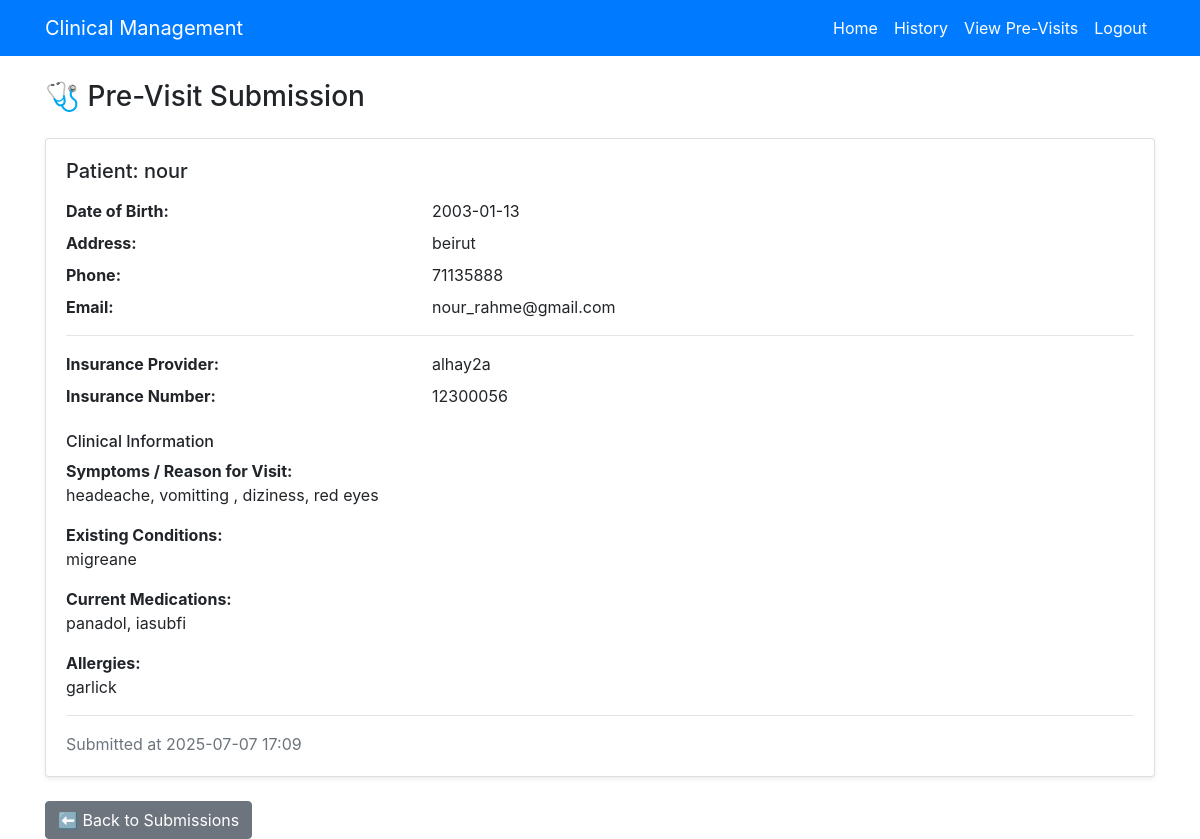
Page /previsit/1 (signed in) on the committed database.
### app/models.py (models this page shows)
class PreVisitForm(db.Model):
    id = db.Column(db.Integer, primary_key=True)
    patient_name = db.Column(db.String(100), nullable=False)
    date_of_birth = db.Column(db.String(20), nullable=False)
    address = db.Column(db.String(200))
    phone = db.Column(db.String(20))
    email = db.Column(db.String(100))
    insurance_provider = db.Column(db.String(100))
    insurance_number = db.Column(db.String(100))
    symptoms = db.Column(db.Text)
    existing_conditions = db.Column(db.Text)
    medications = db.Column(db.Text)
    allergies = db.Column(db.Text)
    timestamp = db.Column(db.DateTime, default=datetime.utcnow)
    user_id = db.Column(db.Integer, db.ForeignKey('user.id'), nullable=False)
    user = db.relationship('User', backref='previsit_forms')  # optional but useful

### app/routes.py (the view)
@main.route('/previsit/<int:id>')
@login_required
def view_single_previsit(id):
    if current_user.role != 'doctor':
        flash('Only doctors can view detailed submissions.', 'danger')
        return redirect(url_for('main.index'))
    form = PreVisitForm.query.get_or_404(id)
    return render_template('single_previsit.html', form=form)

### app/templates/single_previsit.html (shortened to what this page needs)
{% extends "base.html" %}
{% block content %}
<h3 class="mb-4">🩺 Pre-Visit Submission</h3>
<div class="card shadow-sm">
    <div class="card-body">
        <h5 class="card-title mb-3">Patient: {{ form.patient_name }}</h5>
        <div class="row mb-2">
            <div class="col-md-4"><strong>Date of Birth:</strong></div>
            <div class="col-md-8">{{ form.date_of_birth }}</div>
        </div>
        <div class="row mb-2">
            <div class="col-md-4"><strong>Address:</strong></div>
            <div class="col-md-8">{{ form.address or '—' }}</div>
        </div>
        <div class="row mb-2">
            <div class="col-md-4"><strong>Phone:</strong></div>
            <div class="col-md-8">{{ form.phone or '—' }}</div>
        </div>
        <div class="row mb-2">
            <div class="col-md-4"><strong>Email:</strong></div>
            <div class="col-md-8">{{ form.email or '—' }}</div>
        </div>
        <hr>
        <div class="row mb-2">
            <div class="col-md-4"><strong>Insurance Provider:</strong></div>
            <div class="col-md-8">{{ form.insurance_provider or '—' }}</div>
        </div>
        <div class="row mb-4">
            <div class="col-md-4"><strong>Insurance Number:</strong></div>
            <div class="col-md-8">{{ form.insurance_number or '—' }}</div>
        </div>
        <h6 class="mt-3">Clinical Information</h6>
        <div class="mb-3">
            <strong>Symptoms / Reason for Visit:</strong>
            <p class="mb-1">{{ form.symptoms or '—' }}</p>
        </div>
        <div class="mb-3">
            <strong>Existing Conditions:</strong>
            <p class="mb-1">{{ form.existing_conditions or '—' }}</p>
        </div>
        <div class="mb-3">
            <strong>Current Medications:</strong>
            <p class="mb-1">{{ form.medications or '—' }}</p>
        </div>
        <div class="mb-3">
            <strong>Allergies:</strong>
            <p class="mb-1">{{ form.allergies or '—' }}</p>
        </div>
        <hr>
        <p class="text-muted mb-0">
            Submitted at {{ form.timestamp.strftime('%Y-%m-%d %H:%M') }}
        </p>
    </div>
</div>
<a href="{{ url_for('main.view_previsit') }}" class="btn btn-secondary mt-4">⬅️ Back to Submissions</a>
{% endblock %}

### rows in the picture
PreVisitForm: patient_name "nour", date_of_birth "2003-01-13", address "beirut", phone "71135888", email "nour_rahme@gmail.com", insurance_provider "alhay2a", insurance_number "12300056", symptoms "headeache, vomitting , diziness, red eyes", existing_conditions "migreane", medications "panadol, iasubfi", allergies "garlick", timestamp "2025-07-07 17:09"
